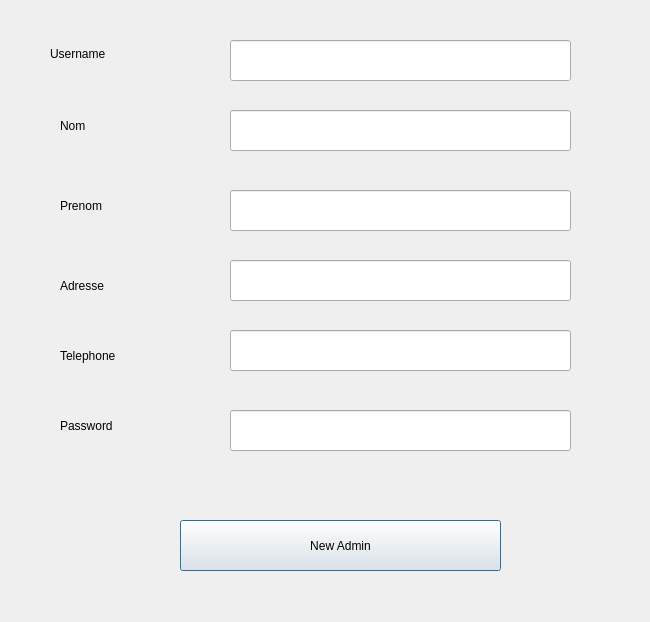
<?xml version="1.0" encoding="UTF-8"?>
<ui version="4.0">
 <class>InsertAdmin</class>
 <widget class="QDialog" name="InsertAdmin">
  <property name="geometry">
   <rect>
    <x>0</x>
    <y>0</y>
    <width>650</width>
    <height>622</height>
   </rect>
  </property>
  <property name="windowTitle">
   <string>Dialog</string>
  </property>
  <widget class="QLineEdit" name="username">
   <property name="geometry">
    <rect>
     <x>230</x>
     <y>40</y>
     <width>341</width>
     <height>41</height>
    </rect>
   </property>
  </widget>
  <widget class="QLineEdit" name="nom">
   <property name="geometry">
    <rect>
     <x>230</x>
     <y>110</y>
     <width>341</width>
     <height>41</height>
    </rect>
   </property>
  </widget>
  <widget class="QLineEdit" name="prenom">
   <property name="geometry">
    <rect>
     <x>230</x>
     <y>190</y>
     <width>341</width>
     <height>41</height>
    </rect>
   </property>
  </widget>
  <widget class="QLineEdit" name="adresse">
   <property name="geometry">
    <rect>
     <x>230</x>
     <y>260</y>
     <width>341</width>
     <height>41</height>
    </rect>
   </property>
  </widget>
  <widget class="QLineEdit" name="phone">
   <property name="geometry">
    <rect>
     <x>230</x>
     <y>330</y>
     <width>341</width>
     <height>41</height>
    </rect>
   </property>
  </widget>
  <widget class="QLineEdit" name="password">
   <property name="geometry">
    <rect>
     <x>230</x>
     <y>410</y>
     <width>341</width>
     <height>41</height>
    </rect>
   </property>
  </widget>
  <widget class="QPushButton" name="pushButton">
   <property name="geometry">
    <rect>
     <x>180</x>
     <y>520</y>
     <width>321</width>
     <height>51</height>
    </rect>
   </property>
   <property name="text">
    <string>New Admin</string>
   </property>
  </widget>
  <widget class="QLabel" name="label">
   <property name="geometry">
    <rect>
     <x>50</x>
     <y>38</y>
     <width>151</width>
     <height>31</height>
    </rect>
   </property>
   <property name="text">
    <string>Username</string>
   </property>
  </widget>
  <widget class="QLabel" name="label_2">
   <property name="geometry">
    <rect>
     <x>60</x>
     <y>110</y>
     <width>151</width>
     <height>31</height>
    </rect>
   </property>
   <property name="text">
    <string>Nom</string>
   </property>
  </widget>
  <widget class="QLabel" name="label_3">
   <property name="geometry">
    <rect>
     <x>60</x>
     <y>190</y>
     <width>151</width>
     <height>31</height>
    </rect>
   </property>
   <property name="text">
    <string>Prenom</string>
   </property>
  </widget>
  <widget class="QLabel" name="label_4">
   <property name="geometry">
    <rect>
     <x>60</x>
     <y>270</y>
     <width>151</width>
     <height>31</height>
    </rect>
   </property>
   <property name="text">
    <string>Adresse</string>
   </property>
  </widget>
  <widget class="QLabel" name="label_5">
   <property name="geometry">
    <rect>
     <x>60</x>
     <y>340</y>
     <width>151</width>
     <height>31</height>
    </rect>
   </property>
   <property name="text">
    <string>Telephone</string>
   </property>
  </widget>
  <widget class="QLabel" name="label_6">
   <property name="geometry">
    <rect>
     <x>60</x>
     <y>410</y>
     <width>151</width>
     <height>31</height>
    </rect>
   </property>
   <property name="text">
    <string>Password</string>
   </property>
  </widget>
 </widget>
 <resources/>
 <connections/>
</ui>
